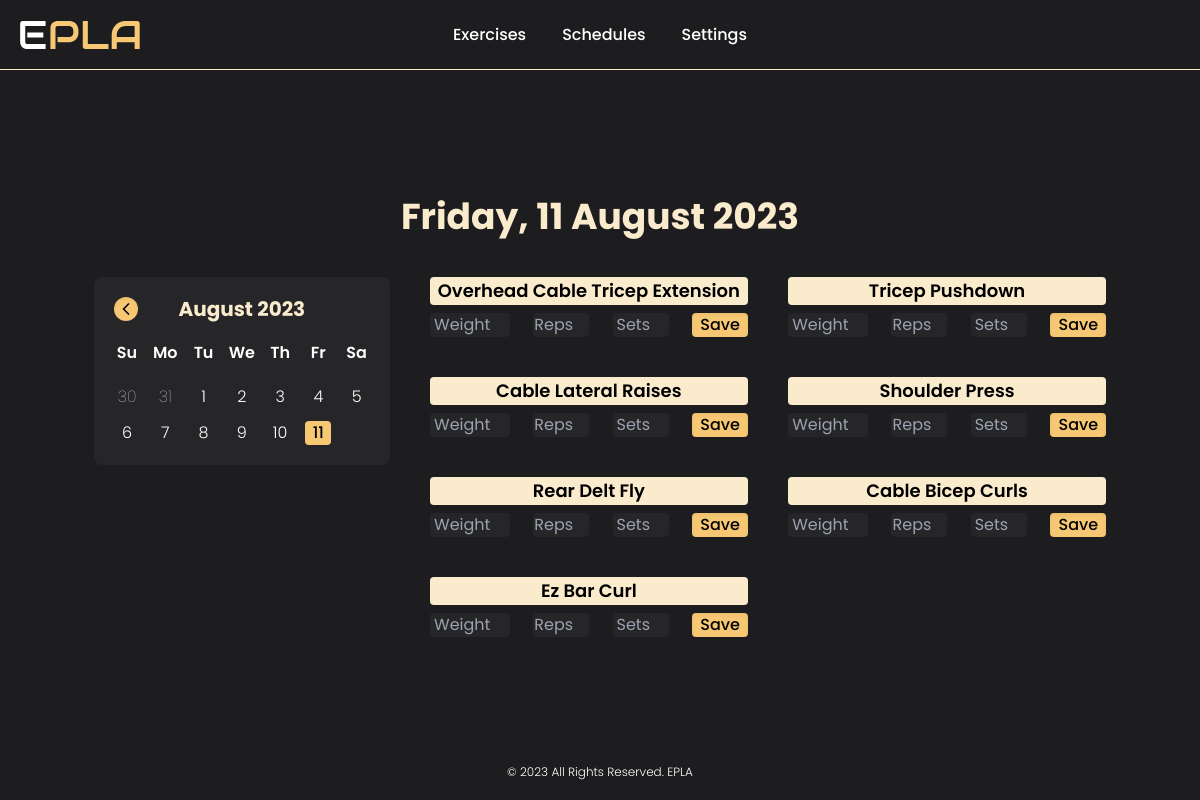
Screenshot of /track-my-workouts (signed in) with the database file from the repository.
### tables this page shows
CREATE TABLE exercises (
    id INTEGER,
    user_id INTEGER,
    exercise TEXT,
    PRIMARY KEY(id),
    FOREIGN KEY(user_id) REFERENCES users(id)
        ON UPDATE CASCADE
        ON DELETE CASCADE
);

### app.py (the view, shortened to what this page needs)
@app.route("/track-my-workouts", methods=["GET", "POST"])
@login_required
def track_my_workouts():
    day_names = ["monday", "tuesday", "wednesday", "thursday", "friday", "saturday", "sunday"]
    month_names = ["january", "february", "march", "april", "may", "june", "july", "august", "september", "october", "november", "december"]
    con, cur = database()
    cur.execute("SELECT * FROM schedules WHERE user_id = (?)", (session["user_id"],))
    schedules = cur.fetchall()
    if not schedules:
        message = "You have no workouts to track, make your schedule first!"
        cur.close()
        con.close()
        return render_template("track-my-workouts.html", message=message)
    date = request.args.get("date")
    if not date:
        date = datetime.now()
        date = f"{date.year}-{date.month}-{date.day}"
    day = datetime.strptime(date, "%Y-%m-%d").date()
    day = day_names[day.weekday()]
    cur.execute("SELECT * FROM progress WHERE user_id = (?) AND date = (?)", (session["user_id"], date))
    progress = cur.fetchall()
    cur.execute("SELECT exercise_id FROM schedules WHERE user_id = (?) AND day = (?)", (session["user_id"], day))
    exercise_id = cur.fetchall()
    exercise_id = [id[0] for id in exercise_id]
    placeholders = ', '.join(['?' for _ in exercise_id])
    sql_query = f"SELECT exercise FROM exercises WHERE user_id = (?) AND id IN ({placeholders})"
    cur.execute(sql_query, (session["user_id"], *exercise_id))
    results = cur.fetchall()
    results = [item[0] for item in results]
    exercises = {exercise: [] for exercise in results}
    for exercise in exercises:
        cur.execute("SELECT id FROM exercises WHERE user_id = (?) AND exercise = (?)", (session["user_id"], exercise))
        exercise_id = cur.fetchone()[0]
        for record in progress:
            if exercise_id == record[1]:
                exercises[exercise].extend(list(record))
    cur.close()
    con.close()
    display_date = date
    display_date = display_date.split("-")
    month = month_names[int(display_date[1]) - 1]
    display_date[1] = month.capitalize()
    display_date = display_date[::-1]
    display_date = ' '.join(display_date)
    display_date = f"{day.capitalize()}, {display_date}"
    if date == f"{datetime.now().year}-{datetime.now().month}-{datetime.now().day}" and not exercises:
        display_date = "Rest Day!"
    return render_template("track-my-workouts.html", exercises=exercises, display_date=display_date)

### app.py (called while the page is built)
@app.after_request
def after_request(response):
    response.headers["Cache-Control"] = "no-cache, no-store, must-revalidate"
    response.headers["Expires"] = 0
    response.headers["Pragma"] = "no-cache"
    return response

### helpers.py (called while the page is built)
def login_required(f):
    @wraps(f)
    def decorated_function(*args, **kwargs):
        if session.get("user_id") is None:
            return redirect("/login")
        return f(*args, **kwargs)
    return decorated_function

def database(db="database.db"):
    con = sqlite3.connect(db)
    cur = con.cursor()
    cur.execute("PRAGMA foreign_keys = 1")
    return con, cur

### templates/track-my-workouts.html (shortened to what this page needs)
{% extends "layout.html" %}
{% block main %}
    {% if message %}
        <h1 class="mx-10 font-bold text-center text-5xl text-yellow-2">{{ message }}</h1>
    {% else %}
        <div class="flex flex-col items-center space-y-10">
            <h1 class="font-bold text-center text-4xl text-yellow-2">{{ display_date }}</h1>
            <div class="flex space-x-10">
                <div class="relative flex flex-col w-fit h-fit p-5 space-y-5 items-center rounded-lg bg-default-3 text-white">
                    <div class="flex w-full justify-between items-center">
                        <h1 id="current-calendar" class="absolute left-0 w-full font-bold text-xl text-center text-yellow-2">August 2023</h1>
                    </div>
                    <div class="space-y-5">
                        <ul class="grid grid-cols-7 gap-3 font-semibold text-center text-white">
                            <li>Su</li>
                            <li>Mo</li>
                            <li>Tu</li>
                            <li>We</li>
                            <li>Th</li>
                            <li>Fr</li>
                            <li>Sa</li>
                        </ul>
                        <ul id="days" class="grid grid-cols-7 gap-3 font-light text-center"></ul>
                    </div>
                </div>
                {% if exercises %}
                    <div class="flex flex-col space-y-5">
                        <div class="grid grid-cols-2 h-fit gap-10 ">
                            {% for exercise in exercises %}
                                {% if exercises[exercise] %}
                                    <form name="exercise-form" id="delete-exercise" action="/track-my-workouts" method="post" class="flex flex-col h-fit items-center space-y-2">
                                        <h1 class="w-full px-2 rounded bg-yellow-2 font-semibold text-center text-lg text-black">{{ exercise|title }}</h1>
                                        <div name="content" class="flex w-full justify-between mx-1">
                                            <input type="hidden" name="exercise" value="{{ exercise }}">
                                            <p class="w-14 rounded bg-default-3 font-normal text-center text-white">{{ exercises[exercise][2] }}</p>
                                            <p class="w-14 rounded bg-default-3 font-normal text-center text-white">{{ exercises[exercise][3] }}</p>
                                            <p class="w-14 rounded bg-default-3 font-normal text-center text-white">{{ exercises[exercise][4] }}</p>
                                            <button type="submit" class="rounded px-2 bg-yellow-1 shadow-inner">Delete</button>
                                        </div>
                                    </form>
                                {% else %}
                                    <form name="exercise-form" id="save-exercise" method="post" class="flex flex-col h-fit items-center space-y-2">
                                        <h1 class="w-full px-2 rounded bg-yellow-2 font-semibold text-center text-lg text-black">{{ exercise|title }}</h1>
                                        <div name="content" class="flex w-full justify-between mx-1">
                                            <input type="number" name="weight" required step="2.5" min="2.5" placeholder="Weight" class="w-20 rounded bg-default-3 font-normal text-center text-white">
                                            <input type="number" name="reps" required min="1" placeholder="Reps" class="w-14 rounded bg-default-3 font-normal text-center text-white">
                                            <input type="number" name="sets" required min="1" placeholder="Sets" class="w-14 rounded bg-default-3 font-normal text-center text-white">
                                            <button type="submit" class="rounded px-2 bg-yellow-1 shadow-inner">Save</button>
                                        </div>
                                    </form>
                                {% endif %}
                            {% endfor %}
                        </div>
                    </div>
                {% endif %}
            </div>
        </div>
    {% endif %}
{% endblock %}

### static/css/styles.css (style rules this page uses)
.font-default { font-family: 'Poppins', sans-serif; }

### rows the page displays
exercises: exercise "Overhead Cable Tricep Extension"
exercises: exercise "Tricep Pushdown"
exercises: exercise "Cable Lateral Raises"
exercises: exercise "Shoulder Press"
exercises: exercise "Rear Delt Fly"
exercises: exercise "Cable Bicep Curls"
exercises: exercise "Ez Bar Curl"

### other values shown
{{ display_date }} "Friday, 11 August 2023"
